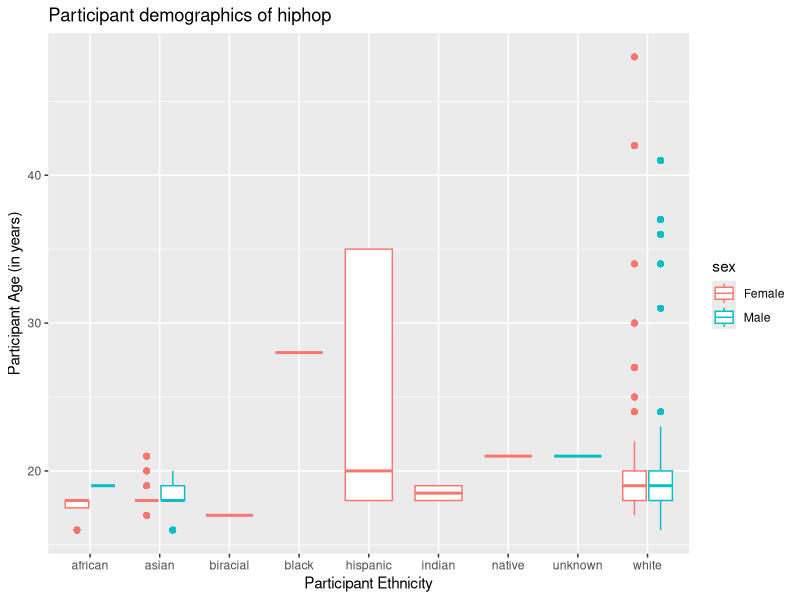
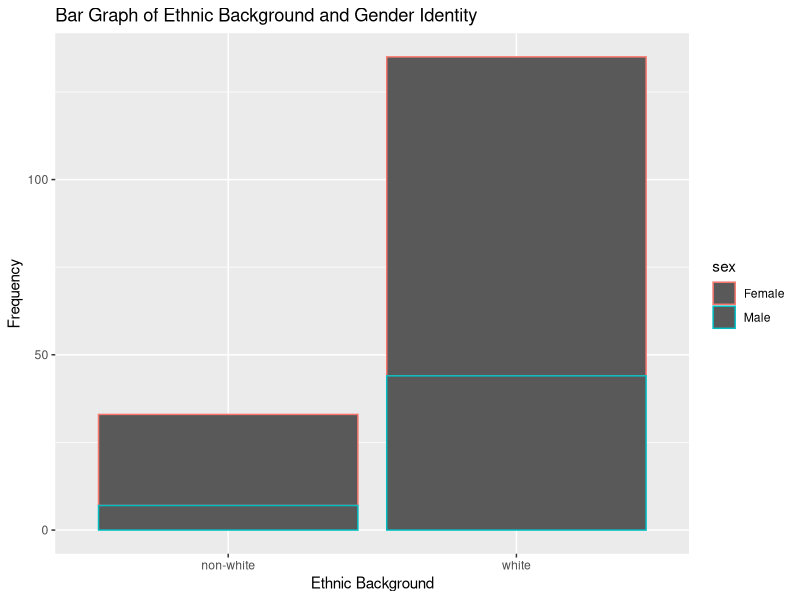

Recreate these plots in R, in order.
## ---- chunk 1
#| include: false
#| message: false
library(tidyverse)
library(here)
## ---- chunk 2
#| message: false
hiphop <- read_csv(here::here("supporting_artifacts",
                              "learning_targets",
                              "Lab 3",
                              "hiphop.csv"))
## ---- chunk 3
hiphop_clean <- hiphop |>

  mutate(
    sex = as.factor(sex),
  
  ) |>
  
  drop_na(ethnic, sex, age)

## ---- chunk 4
hiphop |>
  distinct(word, .keep_all = TRUE) |>
  count()
## ---- chunk 5
hiphop_clean <- hiphop_clean |>
  mutate(
    white_or_not = if_else(ethnic != "white", "non-white", ethnic))
## ---- chunk 6
#general demographics of each person
hiphop_clean |>
    select(subj, ethnic, sex, age, white_or_not) |>
  
    distinct(subj, .keep_all = TRUE)|>
  
    count(across(c(ethnic, sex, age)))

#gender specific demographic
hiphop_clean |>
    select(subj, ethnic, sex, age, white_or_not) |>
  
    distinct(subj, .keep_all = TRUE)|>
  
    count(sex)

#ethnic specific demographic
hiphop_clean |>
    select(subj, ethnic, sex, age, white_or_not) |>
  
    distinct(subj, .keep_all = TRUE)|>
  
    count(ethnic)

#age specific demographic
hiphop_clean |>
    select(subj, ethnic, sex, age, white_or_not) |>
  
    distinct(subj, .keep_all = TRUE)|>

    summarize(
      under_20 = sum(age < 20), 
      btwn_20_and_30 = sum(age %in% 20:30),
      over_30 = sum(age > 30)
      
    )
## ---- chunk 7
#| layout: '[1,1]'
#| fig-align: "center"
#| message: false
hiphop |>
  ggplot(mapping = aes(x = ethnic, 
                       y = age, 
                       color = sex)) +
    geom_boxplot() +
    labs(title = "Participant demographics of hiphop",
         x = "Participant Ethnicity",
         y = "Participant Age (in years)")

hiphop_clean |>
  distinct(subj, .keep_all = TRUE)|>
  
  ggplot(mapping = aes(x = white_or_not, color = sex)) +
    geom_bar() +
    labs(x = "Ethnic Background",
         y = "Frequency",
         title = "Bar Graph of Ethnic Background and Gender Identity")
## ---- chunk 8
# People under 20
# finding most familiar word
hiphop_clean |>
  filter(age < 20) |>
  select(familiarity, word) |>
  group_by(word) |>
  summarize(avg_familiarity = mean(familiarity)) |>
  slice_max(order_by = avg_familiarity)

# finding least familiar words
hiphop_clean |>
  filter(age < 20) |>
  select(familiarity, word) |>
  group_by(word) |>
  summarize(avg_familiarity = mean(familiarity)) |>
  slice_min(order_by = avg_familiarity)
## ---- chunk 9
# Non-white Women
# finding most familiar word
hiphop_clean |>
  filter(white_or_not == "non-white", sex == "Female") |>
  select(familiarity, word) |>
  group_by(word) |>
  summarize(avg_familiarity = mean(familiarity)) |>
  slice_max(order_by = avg_familiarity)

# finding least familiar words
hiphop_clean |>
  filter(white_or_not == "non-white", sex == "Female") |>
  select(familiarity, word) |>
  group_by(word) |>
  summarize(avg_familiarity = mean(familiarity)) |>
  slice_min(order_by = avg_familiarity)
## ---- chunk 10
# White men over 30
# finding most familiar words
hiphop_clean |>
  filter(white_or_not == "white", sex == "Male", age > 30) |>
  select(familiarity, word) |>
  group_by(word) |>
  summarize(avg_familiarity = mean(familiarity)) |>
  slice_max(order_by = avg_familiarity)

# finding least familiar words
hiphop_clean |>
  filter(white_or_not == "white", sex == "Male", age > 30) |>
  select(familiarity, word) |>
  group_by(word) |>
  summarize(avg_familiarity = mean(familiarity)) |>
  arrange(avg_familiarity) |>
  slice_min(order_by = avg_familiarity)
## ---- chunk 11
# resource:https://stackoverflow.com/questions/51107901/how-do-i-filter-a-range-of-numbers-in-r

hiphop |>
    distinct(subj, .keep_all = TRUE) |>
  
    select(subj, city, age, ethnic, sex, bieber) |>
  
  filter(
    city %in% 10000:60000,
    age %in% 17:23,
    ethnic == "white",
    sex == "Male") |>
  
  slice_max(order_by = bieber)

